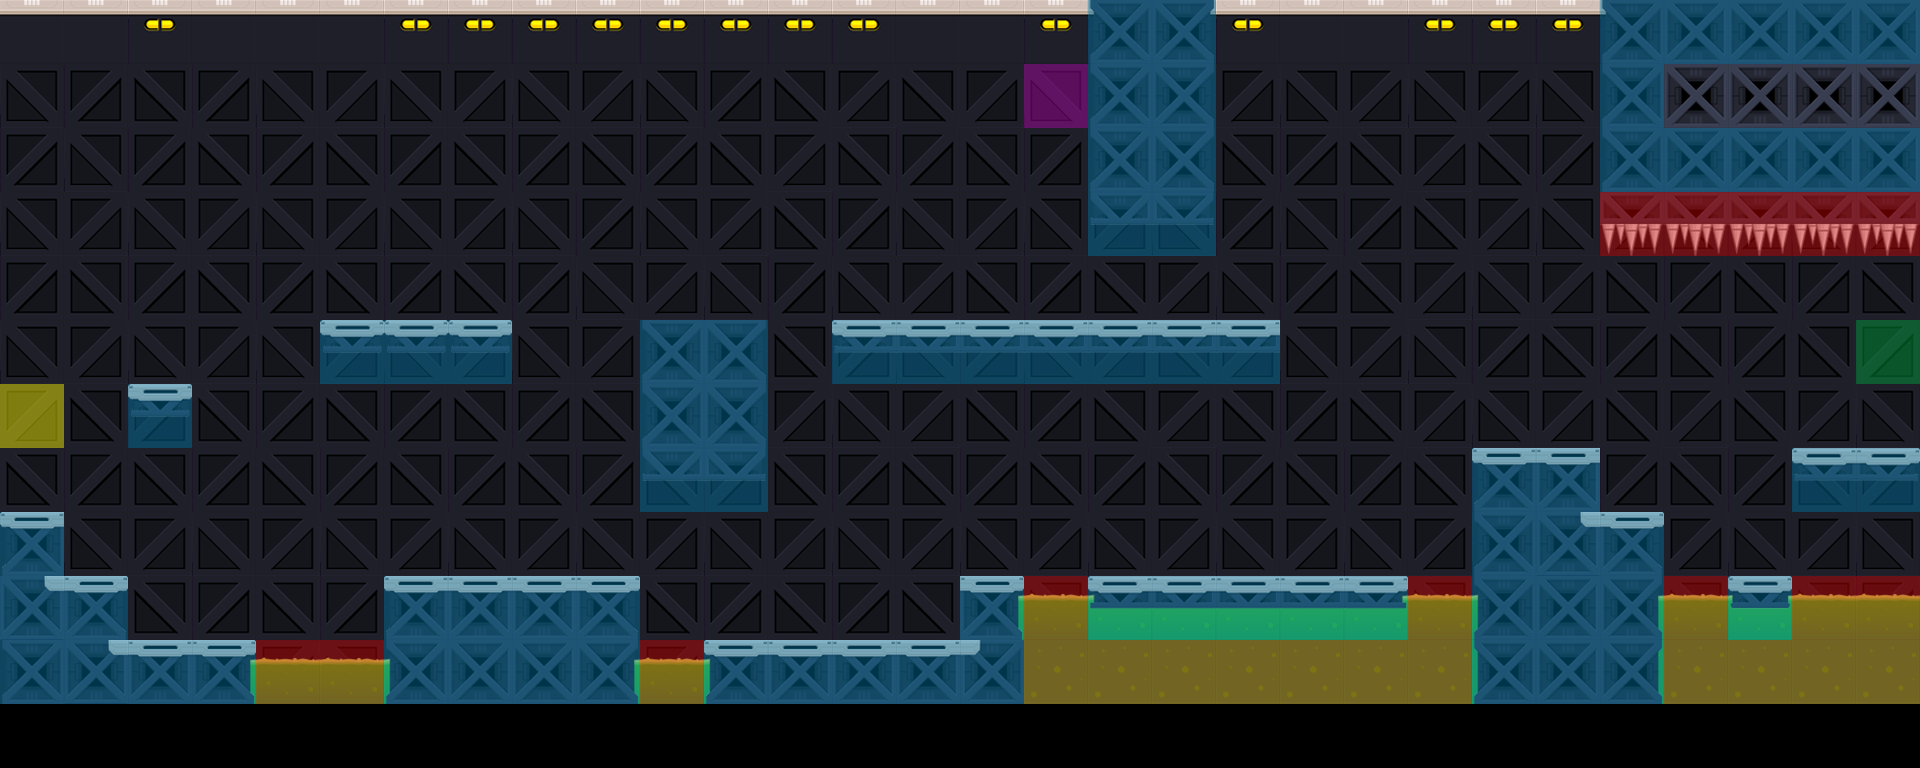

Tiled map render using the project's own tile images. Description and the map definition, with tile-layer contents summarised, below:
An orthogonal 30x12 tile map with 64x64 px tiles, 4 tile layers (Background, Obstacles, Ground, Colliders).

<map version="1.0" orientation="orthogonal" renderorder="right-down" width="30" height="12" tilewidth="64" tileheight="64" nextobjectid="1">
 <tileset firstgid="1" name="MapaTileset" tilewidth="64" tileheight="64" spacing="1" margin="1" tilecount="35" columns="7">
  <image source="MapaTileset.png" width="456" height="326" />
  <tile id="28">
   <properties>
    <property name="Death" type="bool" value="true" />
   </properties>
  </tile>
  <tile id="29">
   <properties>
    <property name="Wall" type="bool" value="true" />
   </properties>
  </tile>
 </tileset>
 <layer name="Background" width="30" height="12">
  <properties>
   <property name="speed" type="float" value="0.5" />
  </properties>
  <data>[360 cells, 330 non-empty, 6 distinct tile ids]</data>
 </layer>
 <layer name="Obstacles" width="30" height="12">
  <properties>
   <property name="Death" type="int" value="2" />
  </properties>
  <data>[360 cells, 41 non-empty, 3 distinct tile ids]</data>
 </layer>
 <layer name="Ground" width="30" height="12">
  <properties>
   <property name="Ground" type="int" value="1" />
  </properties>
  <data>[360 cells, 85 non-empty, 15 distinct tile ids]</data>
 </layer>
 <layer name="Colliders" width="30" height="12" opacity="0.47">
  <properties>
   <property name="Collision" type="bool" value="true" />
  </properties>
  <data>[360 cells, 103 non-empty, 5 distinct tile ids]</data>
 </layer>
</map>